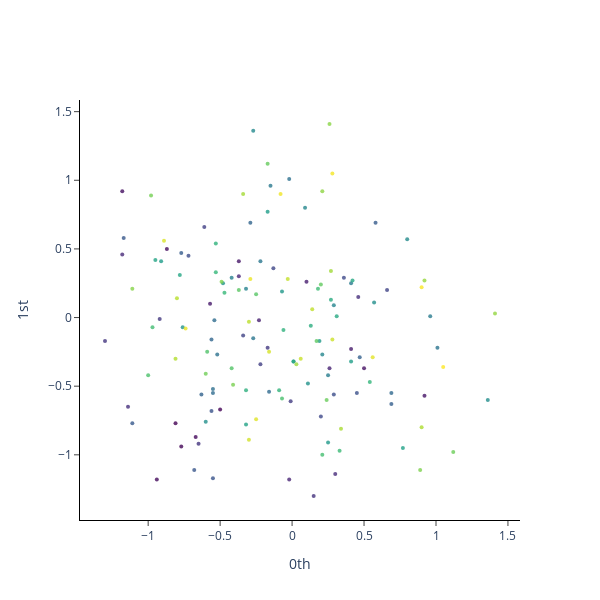

Source (notebook cell):
### Markdown cell above
De los que podemos observar, en base al diagrama de Barras y de Densidad, es que los meses de **Abril** y **Septiembre** sus puntos persistentes mas tiempo cuando $r$ incrementa. Vamos a ver como se ven las transformaciones de estos datos

### Code cell
#Abril
embedding_dimension_periodic = int(parametros_optimos_meses.loc[3][2])
embedding_time_delay_periodic = int(parametros_optimos_meses.loc[3][1])
stride = 1
embedder_periodic = SingleTakensEmbedding(
    parameters_type="fixed",
    n_jobs=2,
    time_delay=embedding_time_delay_periodic,
    dimension=embedding_dimension_periodic,
    stride=stride,
)

y_periodic_embedded = embedder_periodic.fit_transform(y["APR"])
print(f"Shape of embedded time series: {y_periodic_embedded.shape}")
plot_point_cloud(y_periodic_embedded)

### Figure 1 — Plotly figure (JSON) as saved in the notebook; plotly's stock layout.template omitted (floating-point values rounded to 4 significant figures; data arrays with more than 128 entries replaced by an {"elided": "..."} marker saying what was removed)
{"data": [{"marker": {"color": {"elided": "147 int values"}, "colorscale": [[0, "#440154"], [0.1111, "#482878"], [0.2222, "#3e4989"], [0.3333, "#31688e"], [0.4444, "#26828e"], [0.5556, "#1f9e89"], [0.6667, "#35b779"], [0.7778, "#6ece58"], [0.8889, "#b5de2b"], [1, "#fde725"]], "opacity": 0.8, "size": 4}, "mode": "markers", "type": "scatter", "x": {"elided": "147 float values"}, "y": {"elided": "147 float values"}}], "layout": {"height": 600, "plot_bgcolor": "white", "width": 600, "xaxis": {"anchor": "x", "exponentformat": "e", "linecolor": "black", "linewidth": 1, "mirror": false, "showexponent": "all", "showline": true, "side": "bottom", "ticks": "outside", "title": {"text": "0th"}, "type": "linear", "zeroline": true}, "yaxis": {"anchor": "y", "exponentformat": "e", "linecolor": "black", "linewidth": 1, "mirror": false, "showexponent": "all", "showline": true, "side": "left", "ticks": "outside", "title": {"text": "1st"}, "type": "linear", "zeroline": true}}}
